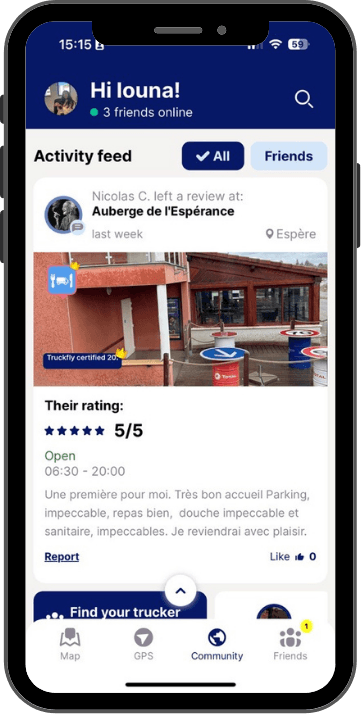
#> input picture newsletters/trucker/2026-11/visuel-etapes/mockup-fil-en.png, 363 x 715 px; its folder holds 4 pictures in this run
$ python traduire_avis.py
#> lines starting #> are read from the running program, lines starting #| are printed output that depends on the picture; after the words box and inside, x2 and y2 are one past the last pixel; in counts of white or black regions, pixels touching at a corner belong together
"""Remplace le texte de l'avis (FR) par sa traduction sur chaque mockup du fil d'activité."""
from pathlib import Path
from PIL import Image, ImageDraw, ImageFont
import numpy as np
D = Path(__file__).parent
FONT = "/home/user/Claude/guide-profil/assets/fonts/Inter-Regular.otf"
AVIS = {
 "en": "A first for me. Very warm welcome. Parking spotless, good meal, showers and toilets spotless. I’ll gladly come back.",
 "es": "Primera vez aquí. Muy buena acogida, parking impecable, buena comida, duchas y aseos impecables. ¡Volveré!",
 "it": "Prima volta per me. Ottima accoglienza, parcheggio impeccabile, buon pasto, doccia e servizi impeccabili. Tornerò!",
 "nl": "Eerste keer voor mij. Goed onthaal, parking piekfijn, lekker eten, douche en sanitair piekfijn. Ik kom graag terug.",
}
TOP = {"en": 490, "es": 498, "it": 505, "nl": 514}   # haut de la 1re ligne
X0, X1, PITCH, SIZE, K = 45, 312, 18.5, 13.2, 4
COL = (122, 122, 128, 255)
for lg, txt in AVIS.items():
    im = Image.open(D / f"mockup-fil-{lg}.png").convert("RGBA")
#> im is the input picture: PIL image 363x715 RGBA; mean R, G, B, A 144.6, 141.6, 151, 244.7
    a = np.asarray(im).copy()
    top = TOP[lg]
    bg = a[top - 4, 60].copy()
#> bg = [254, 254, 254, 255]
    a[top - 3: top + int(2 * PITCH) + 14, 42:326] = bg
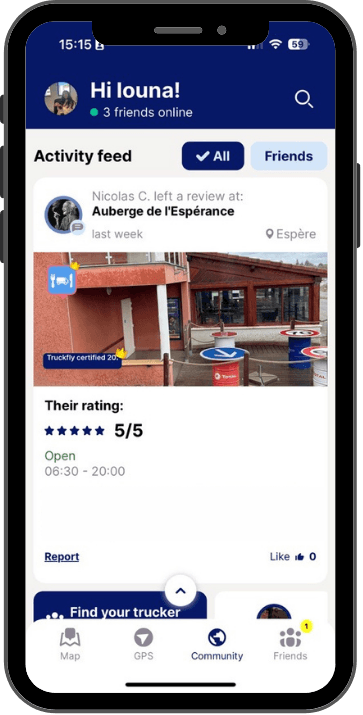
#> a: shape (715, 363, 4); 5.07% of pixels changed, all inside (x1, y1, x2, y2) = (42, 487, 326, 541); transparent parts drawn white
    im = Image.fromarray(a)
    f = ImageFont.truetype(FONT, int(SIZE * K))
    words, lines, cur = txt.split(), [], ""
    for w in words:
        t = (cur + " " + w).strip()
        if f.getlength(t) / K <= X1 - X0: cur = t
        else: lines.append(cur); cur = w
    lines.append(cur)
#> (the run stopped early here; a loop or call above may not have finished)
